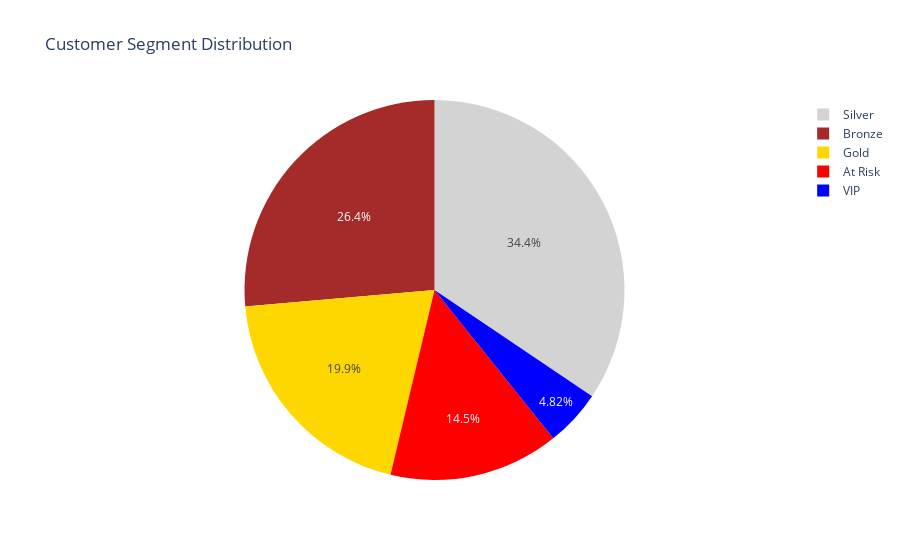

The code cell stored with this chart in its notebook:
### Markdown cell above
segment별 고객 수

### Code cell
# 고객 세그먼트별 고객 수 계산
segment_counts = clv_df['customer_segment'].value_counts().reset_index()
segment_counts.columns = ['Segment', 'Count']

# Plotly 파이 차트 생성
fig = px.pie(segment_counts, names='Segment', values='Count', 
             color='Segment',
             color_discrete_map={
                 'VIP': 'blue',
                 'Gold': 'gold',
                 'Silver': 'lightgray',
                 'Bronze': 'brown',
                 'At Risk': 'red'
             },
             title="Customer Segment Distribution")

# 차트 표시
fig.show()

### Figure 1 — Plotly figure (JSON) as saved in the notebook; plotly's stock layout.template omitted (floating-point values rounded to 4 significant figures)
{"data": [{"customdata": [["Silver"], ["Bronze"], ["Gold"], ["At Risk"], ["VIP"]], "domain": {"x": [0, 1], "y": [0, 1]}, "hovertemplate": "Segment=%{customdata[0]}<br>Count=%{value}<extra></extra>", "labels": ["Silver", "Bronze", "Gold", "At Risk", "VIP"], "legendgroup": "", "marker": {"colors": ["lightgray", "brown", "gold", "red", "blue"]}, "name": "", "showlegend": true, "type": "pie", "values": [500, 383, 289, 210, 70]}], "layout": {"legend": {"tracegroupgap": 0}, "title": {"text": "Customer Segment Distribution"}}}
